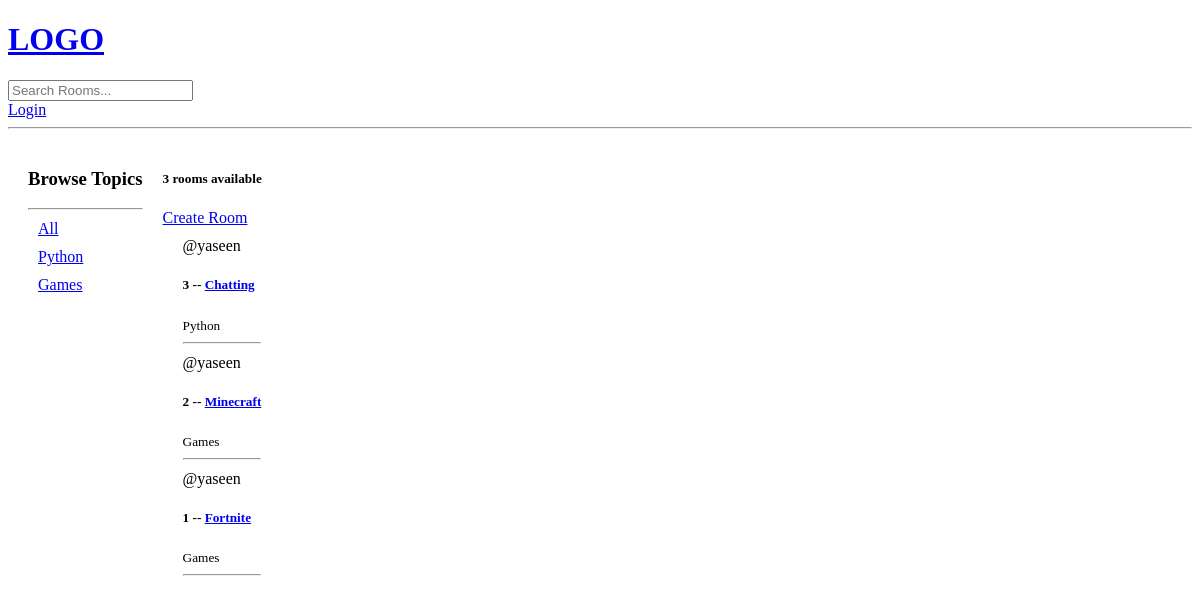
The app's page /, older data.
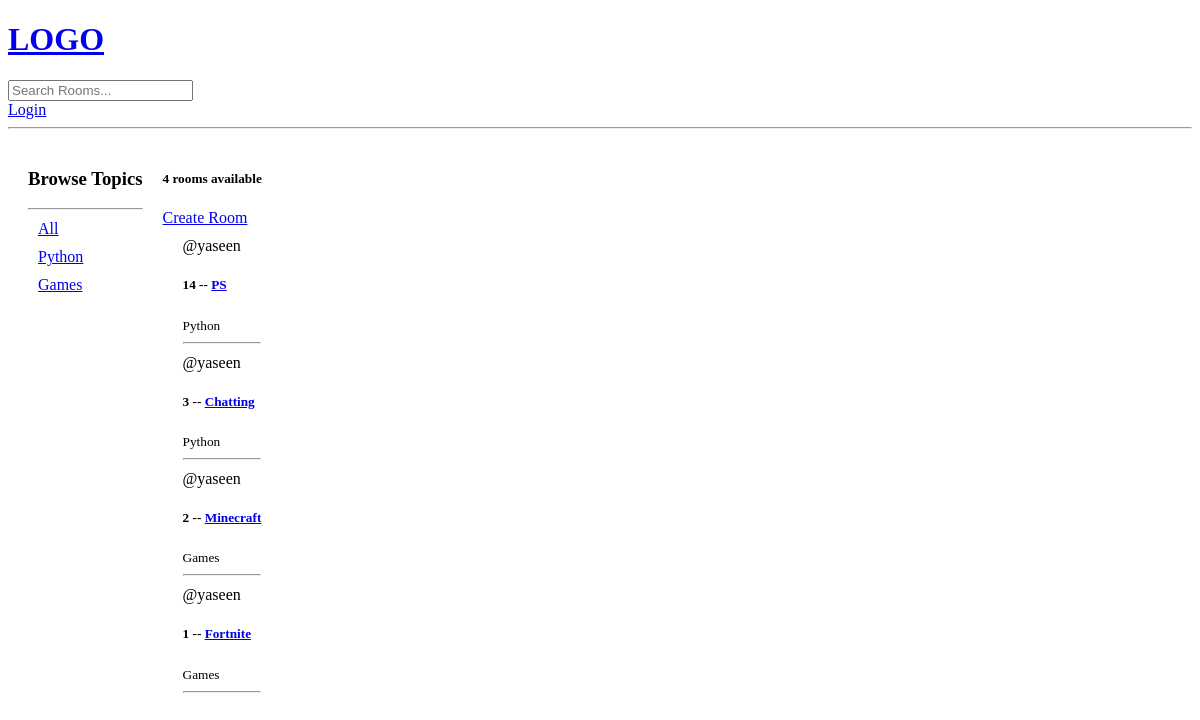
The same page, newer data.
### base/models.py (models this page shows, shortened)
class Topic(models.Model):
    name = models.CharField(max_length=200)

class Room(models.Model):
    host = models.ForeignKey(User, on_delete=models.SET_NULL, null=True)
    topic = models.ForeignKey(Topic, on_delete=models.SET_NULL, null=True)
    name = models.CharField(max_length=200)
    description = models.TextField(null=True, blank=True) # null for database and blank for from (ui)
    updated = models.DateField(auto_now=True)     # it takes time every time (to get last time it updated)
    created = models.DateField(auto_now_add=True) # it takes time when we created (only at the first time)
    class Meta:
        ordering = ['-id'] # descending order by id

### base/views.py (the view)
# urls.py: path('', views.home, name="home"),
def home(request):
    q = request.GET.get('q') if request.GET.get('q') != None else ''
    rooms = Room.objects.filter(
        Q(topic__name__icontains=q) |
        Q(name__icontains=q) |
        Q(description__icontains=q)
    )
    topics = Topic.objects.all()
    room_count = rooms.count()
    context = {'rooms': rooms, 'topics': topics, 'room_count': room_count}
    return render(request, 'base/home.html' , context)

### base/templates/base/home.html (shortened to what this page needs)
{% extends 'main.html' %}
{% block content %}
<div class="home-container">
    <div>
        <h3>Browse Topics</h3>
        <hr>
        <div>
            <a href="{% url 'home' %}"> All </a>
        </div>
        {% for topic in topics %}
            <div>
                <a href="{% url 'home' %}?q={{topic.name}}"> {{topic.name}} </a>
            </div>
        {% endfor %}
    </div>
    <div>
        <h5>{{room_count}} rooms available</h5>
        <a href="{% url 'create-room' %}">Create Room</a>
        <div>
            {% for room in rooms %}
                <div>
                    <span>@{{ room.host.username }}</span>
                    <h5>{{ room.id }} -- <a href="/room/{{ room.id }}/">{{ room.name }}</a></h5>
                    <small>{{ room.topic.name }}</small>
                    <hr>
                </div>
            {% endfor %}
        </div>
    </div>
</div>
{% endblock %}

Row changes from the older to the newer data that the page shows:
added Room: host.username "yaseen", id "14", name "PS", topic.name "Python"
Text that changed along with them:
{{ room_count }}: "3" → "4"
